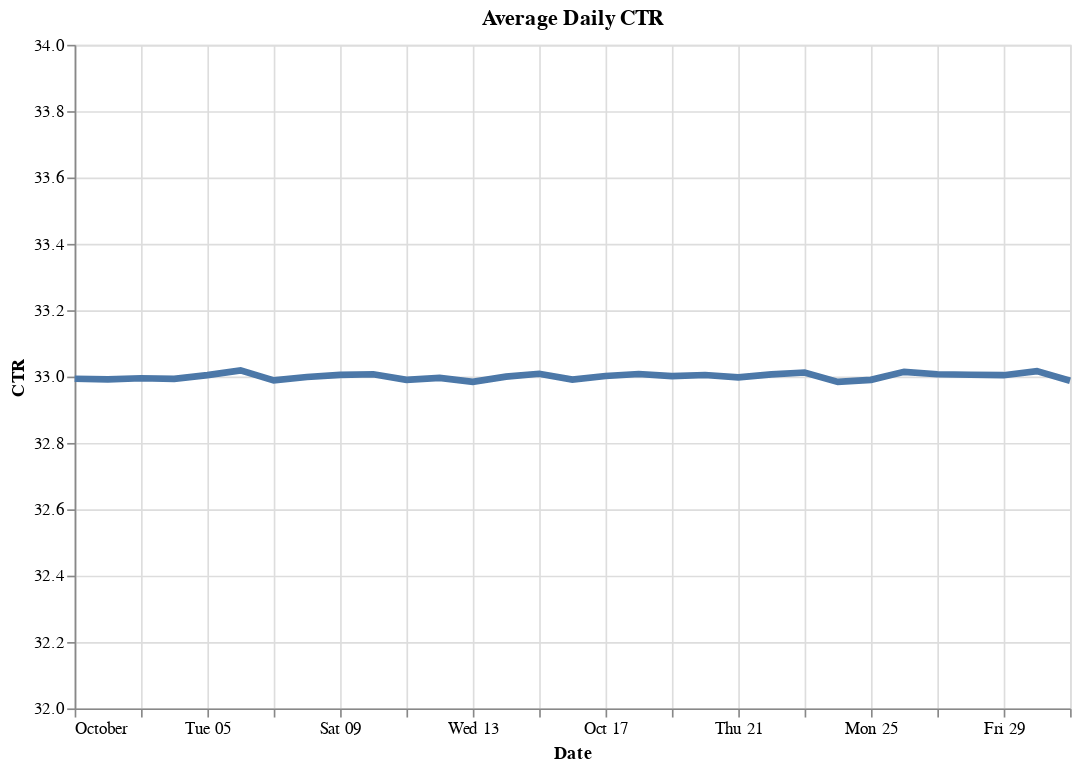

Write notebook code for a chart like this one.
### Code cell
alt.Chart(ctr).mark_line(size=4).encode(
    alt.X('dt:T', axis=alt.Axis(title = 'Date')),
    alt.Y('avg_daily_ctr:Q', axis=alt.Axis(title = 'CTR'), scale=alt.Scale(domain=[32, 34])),
    tooltip=['avg_daily_ctr'],
).properties(
    width=600,
    height=400,
    title='Average Daily CTR'
)

### Figure 1 — Vega-Lite specification as saved in the notebook (floating-point values rounded to 4 significant figures)
{"config": {"view": {"continuousWidth": 300, "continuousHeight": 300}}, "data": {"name": "data-97435424895524a87c2c364f0cd61da5"}, "mark": {"type": "line", "size": 4}, "encoding": {"tooltip": [{"field": "avg_daily_ctr", "type": "quantitative"}], "x": {"axis": {"title": "Date"}, "field": "dt", "type": "temporal"}, "y": {"axis": {"title": "CTR"}, "field": "avg_daily_ctr", "scale": {"domain": [32, 34]}, "type": "quantitative"}}, "height": 400, "title": "Average Daily CTR", "width": 600, "$schema": "https://vega.github.io/schema/vega-lite/v5.20.1.json", "datasets": {"data-97435424895524a87c2c364f0cd61da5": [{"dt": "2021-10-01", "avg_daily_ctr": 32.99}, {"dt": "2021-10-02", "avg_daily_ctr": 32.99}, {"dt": "2021-10-03", "avg_daily_ctr": 33.0}, {"dt": "2021-10-04", "avg_daily_ctr": 32.99}, {"dt": "2021-10-05", "avg_daily_ctr": 33.0}, {"dt": "2021-10-06", "avg_daily_ctr": 33.02}, {"dt": "2021-10-07", "avg_daily_ctr": 32.99}, {"dt": "2021-10-08", "avg_daily_ctr": 33.0}, {"dt": "2021-10-09", "avg_daily_ctr": 33.01}, {"dt": "2021-10-10", "avg_daily_ctr": 33.01}, {"dt": "2021-10-11", "avg_daily_ctr": 32.99}, {"dt": "2021-10-12", "avg_daily_ctr": 33.0}, {"dt": "2021-10-13", "avg_daily_ctr": 32.98}, {"dt": "2021-10-14", "avg_daily_ctr": 33.0}, {"dt": "2021-10-15", "avg_daily_ctr": 33.01}, {"dt": "2021-10-16", "avg_daily_ctr": 32.99}, {"dt": "2021-10-17", "avg_daily_ctr": 33.0}, {"dt": "2021-10-18", "avg_daily_ctr": 33.01}, {"dt": "2021-10-19", "avg_daily_ctr": 33.0}, {"dt": "2021-10-20", "avg_daily_ctr": 33.0}, {"dt": "2021-10-21", "avg_daily_ctr": 33.0}, {"dt": "2021-10-22", "avg_daily_ctr": 33.01}, {"dt": "2021-10-23", "avg_daily_ctr": 33.01}, {"dt": "2021-10-24", "avg_daily_ctr": 32.98}, {"dt": "2021-10-25", "avg_daily_ctr": 32.99}, {"dt": "2021-10-26", "avg_daily_ctr": 33.01}, {"dt": "2021-10-27", "avg_daily_ctr": 33.01}, {"dt": "2021-10-28", "avg_daily_ctr": 33.01}, {"dt": "2021-10-29", "avg_daily_ctr": 33.0}, {"dt": "2021-10-30", "avg_daily_ctr": 33.02}, {"dt": "2021-10-31", "avg_daily_ctr": 32.99}]}}
